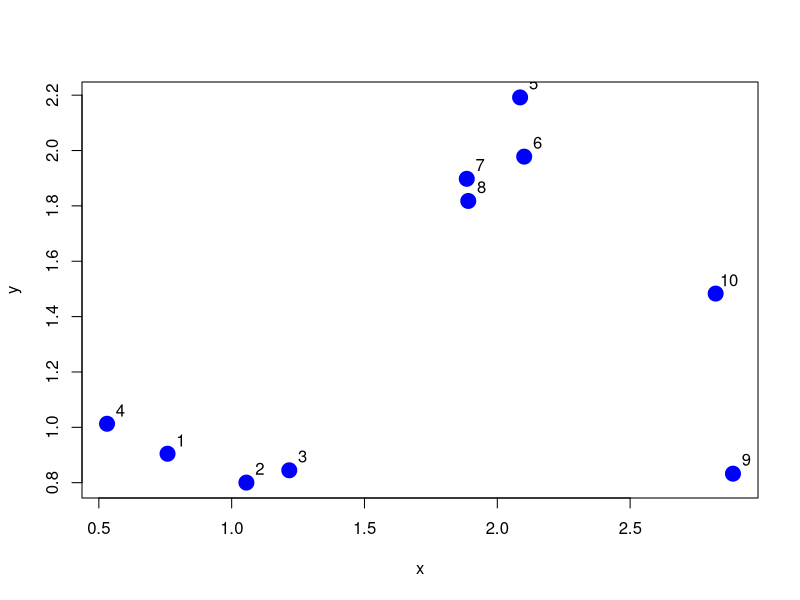
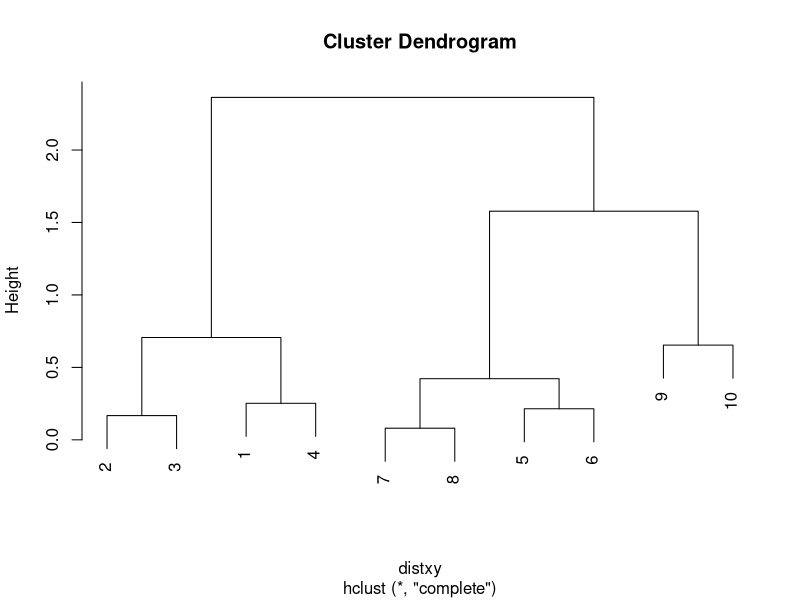
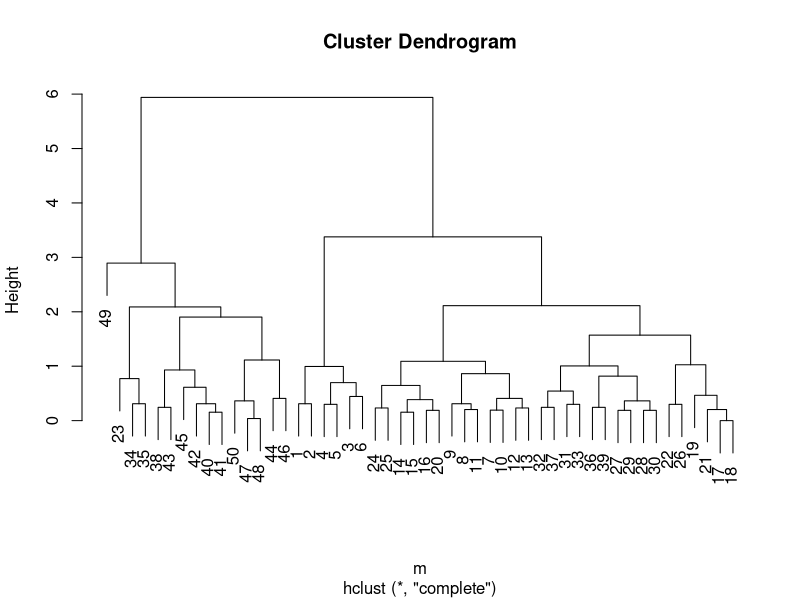
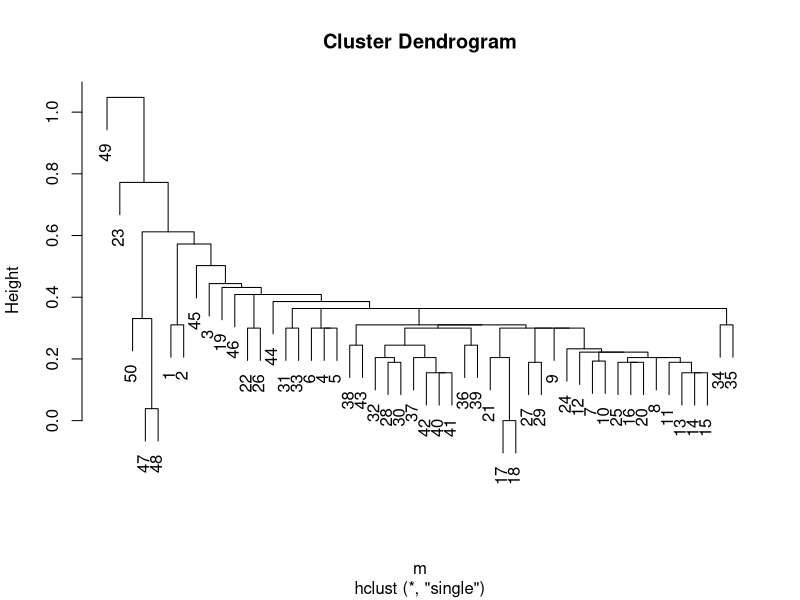
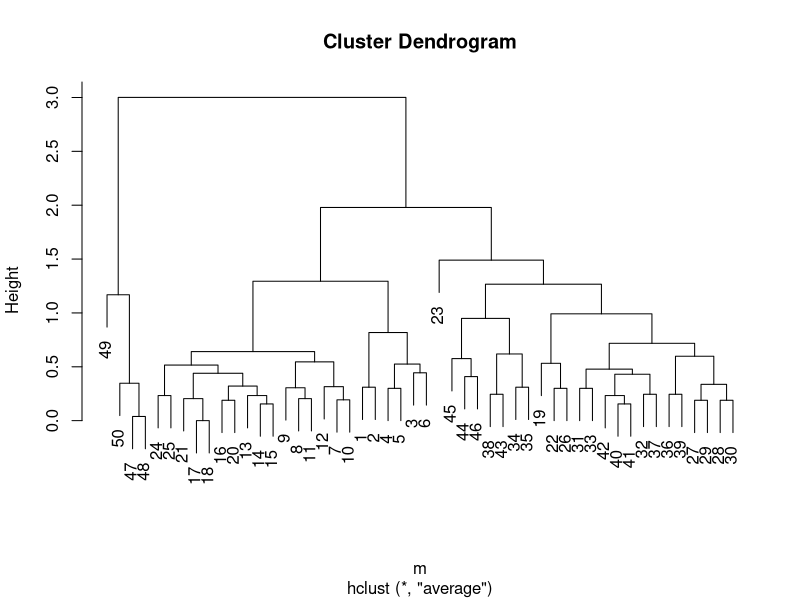
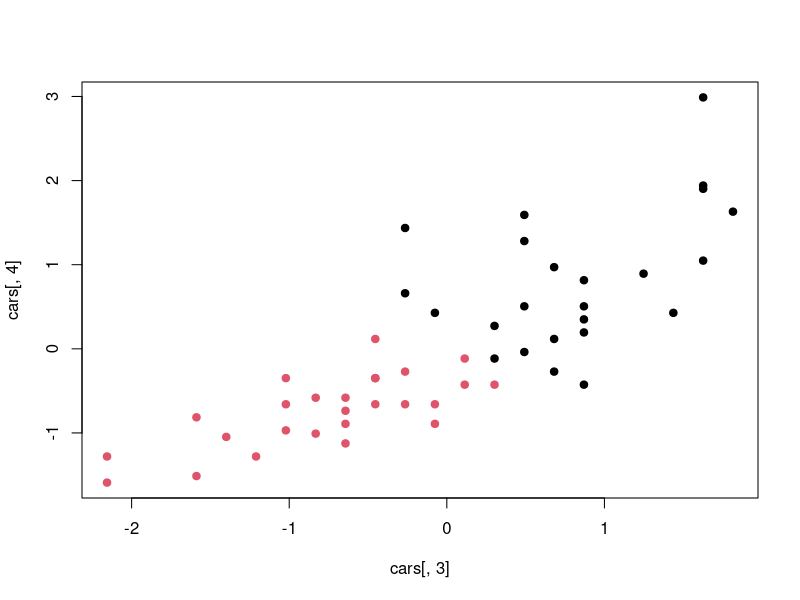

Write the R code that produced these figures, in order.
## ---- chunk 1
set.seed(1234);
x <- rnorm(10,mean=rep(1:3,each=4),sd=0.2)
y <- rnorm(10,mean=rep(c(1,2,1),each=4),sd=0.2) 
plot(x,y,col="blue",pch=19,cex=2) 
text(x+0.05,y+0.05,labels=as.character(1:10))
## ---- chunk 2
dataFrame <- data.frame(x=x,y=y) 
dist(dataFrame)
## ---- chunk 3
dataFrame <- data.frame(x=x,y=y) 
distxy <- dist(dataFrame) 
hClustering <- hclust(distxy) 
plot(hClustering)
## ---- chunk 4
data(cars)
head(cars)
summary(cars$speed)
summary(cars$dist)

cars$speed_scale <- scale(cars$speed)
cars$dist_scale <- scale(cars$dist)

m <- dist(cars[,3:4])
## ---- chunk 5
plot(hclust(m, method= "complete"))
## ---- chunk 6
plot(hclust(m, method= "single"))
## ---- chunk 7
plot(hclust(m, method= "average"))
## ---- chunk 8
clusterModel <- kmeans(cars[,3:4], centers=2)
plot(cars[,3], cars[,4], col = clusterModel$cluster, pch=19)
